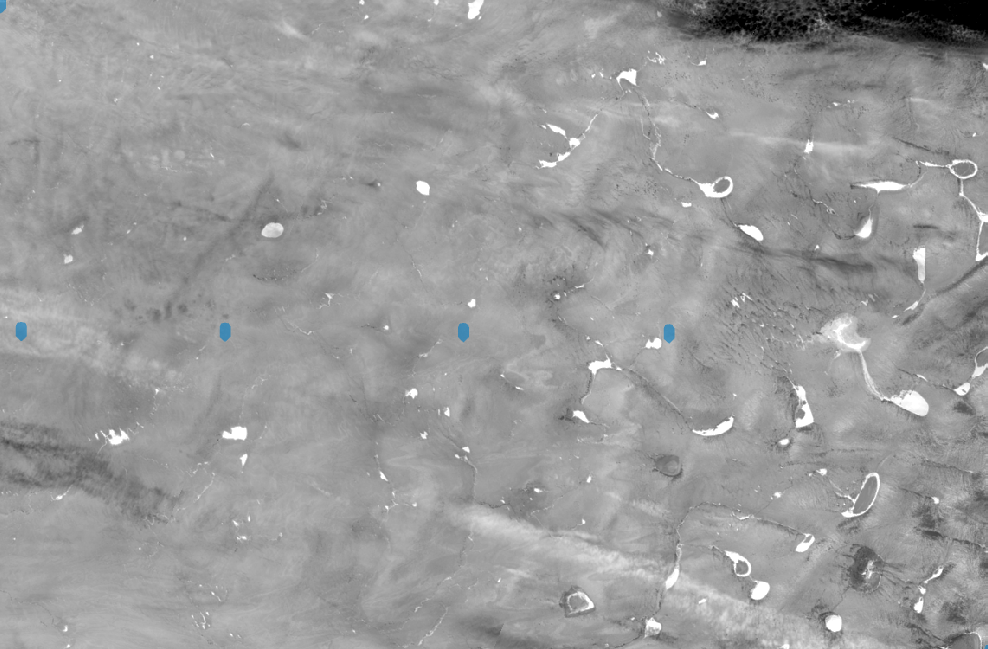
#> input picture Images/Final/2020/20200722.png, 988 x 649 px
$ jupyter execute --allow-errors Kmeans.ipynb
#> lines starting #> are read from the running program, lines starting #| are printed output that depends on the picture; after the words box and inside, x2 and y2 are one past the last pixel; in counts of white or black regions, pixels touching at a corner belong together; long printed decimals are rounded
[cell 1]
from matplotlib.image import imread
from sklearn.cluster import KMeans
import matplotlib.pyplot as plt
import numpy as np
from PIL import Image
import cv2
import pandas as pd
import glob
import os
from PIL import Image, ImageEnhance
import skimage as ski

import warnings
warnings.filterwarnings("ignore")

[cell 2]
# ----- Read filtered file -----
def read_reshape(nof):
    image = imread(nof)


    image.shape

    # image is represented in 3d matrix
    # first val is height
    # second val is width'
    # third val is # of color channels (RGBA)
    plt.title("Original image")
    plt.imshow(image)

    # -- Reshape image for processing ---
    X = image.reshape(-1,4)
    X.shape
    return X, image

[cell 3]
# Create n clusters of colors
def segment(X, image):
    kmeans = KMeans(n_clusters = num_clusters).fit(X)

    # -- Debugging
    # print(kmeans.cluster_centers_)
    # print(kmeans.labels_)

    segmented_image = kmeans.cluster_centers_[kmeans.labels_]
    # print(segemented_image)

    segmented_image = segmented_image.reshape(image.shape)
    segmented_image_pil = Image.fromarray((segmented_image * 255).astype(np.uint8))
    segmented_image_pil.save(f'./Images/Final/Classified/{date}.png')
    plt.title("Segmented Image")
    plt.imshow(segmented_image)
    return kmeans, segmented_image

[cell 4]
def get_colors(kmeans, segmented):
    color = list(kmeans.cluster_centers_[3][:3])
    plt.figure(figsize=(6, 4))
    for i, color in enumerate(list(kmeans.cluster_centers_)):
        plt.subplot(1, num_clusters, i+1)
        plt.title(f"{i}")
        plt.imshow([[color[:3]]])


    hash = {}
    for index, color in enumerate(list(kmeans.cluster_centers_)):
        hash[index] = list(color)


    sorted_hash = sorted(hash.items(), key = lambda x: x[1][2], reverse = False)
    print("Sorted: ", sorted_hash)
    return sorted_hash

[cell 5]
# from sklearn.metrics import silhouette_score
#kmeans.inertia_
## Calculate Silhouette score
# silhouette_score(X, kmeans.labels_)

[cell 6]
# Determine whether there are unknown regions
def get_water(sorted_hash):
    r1 = sorted_hash[0][1][0]
    g1 = sorted_hash[0][1][1]
    b1 = sorted_hash[0][1][2]

    r2 = sorted_hash[1][1][0]
    g2 = sorted_hash[1][1][1]
    b2 = sorted_hash[1][1][2]

    unknown = False
    blue = False
    if r1 < 0.03 and g1 < 0.03 and b1 < 0.03:
        print("Unkown region")
        unknown = True
    elif r1 < 0.4 or b1 > 0.7:
        print("Blue Region marked")
        blue = True

    if unknown and (r2 < 0.4 or b2 > 0.7):
        print("Blue Region marked")
        blue = True

    res = 0
    if unknown and blue:
        res = sorted_hash[2]
    elif unknown or blue:
        res = sorted_hash[1]
    else:
        res = sorted_hash[0]

    adjusted = [int(num*255) for num in res[1]]
    print("Water RGB before adjusted: ", res[1])
    print("Adjusted RGB: ", adjusted)
    return adjusted

[cell 7]
# - Split the image into respective sections -
def split(date):
    image = Image.open(f"./Images/Final/Classified/{date}.png")

    width, height = image.size

    # Define the coordinates for the vertical lines
    line1 = width / 4.4
    line2 = width / 2.13
    line3 = width / 1.48

    # Split the image into four regions
    region1 = image.crop((35, 0, line1, height))
    region2 = image.crop((line1, 0, line2, height))
    region3 = image.crop((line2, 0, line3, height))
    region4 = image.crop((line3, 0, width, height))


    # [15 lines of commented-out code are left out]

    li = [region1, region2, region3, region4]
    for i in range(len(li)):
        li[1].save(f'./Images/Final/Bin{i+1}/{date}.png')

    return region1, region2, region3, region4

[cell 8]
def get_individual(image, adjusted):
    image_array = np.array(image)

    # Reshape the image array to a 1D array of pixels
    pixels = image_array.reshape(-1, image_array.shape[-1])

    # Find the unique pixels
    unique_pixels, counts = np.unique(pixels, axis = 0, return_counts = True)

    data = {}
    for i, (pixel, num) in enumerate(zip(unique_pixels, counts)):
        r, g, b, a = pixel
        if int(r) == 0 and int(g) == 0 and int(b) == 0:
            print("Unknown spot detected during calculation...removing")
            continue
        else:
            data[tuple(pixel)] = num


    # adjusted corresponds to the rgb after converting it to 0-255
    if tuple(adjusted) in data:
        water = data[tuple(adjusted)]
    else:
        water = 0
    total_pixels = sum(data.values())

    if total_pixels != 0:
        ratio = round(water / total_pixels, 6)
        ratio *= 100
    else:
        ratio = 0
    return ratio

[cell 9]
def contrast(nof, year, date):
#> called with nof = './Images/Final/2020/20200722.png', year = '2020', date = '20200722'
    image = Image.open(nof)
#> image is the input picture: PIL image 988x649 RGBA; mean R, G, B, A 154.4, 154.5, 154.6, 255


    enhancer = ImageEnhance.Contrast(image)
    factor = 0.9
    newimg = enhancer.enhance(factor)

    brightness_factor = 1
    enhancer = ImageEnhance.Brightness(newimg)
    final_image = enhancer.enhance(brightness_factor)


    saturation_factor = 3.5
    enhancer = ImageEnhance.Color(final_image)
    img = enhancer.enhance(saturation_factor)
    img.save(f"./Images/Final/{year}/Adjusted/{date}.png")

[cell 10]
def get_data(date, year, name_of_file, num_clusters):
    out, original = read_reshape(name_of_file)
    kmeans, seg = segment(out, original)
    sorted_colors = get_colors(kmeans, seg)
#> sorted_colors = 12 items
    water = get_water(sorted_colors)
#> in get_water, `r1 = sorted_hash[0][1][0]`: r1 = 0.0907
#> in get_water, `r2 = sorted_hash[1][1][0]`: r2 = 0.25
#> in get_water, `res = sorted_hash[1]`: res = (4, [0.25, 0.25, 0.25, 1])
#> in get_water, `adjusted = [int(num*255) for num in res[1]]`: adjusted = [63, 63, 63, 255]
#| Water RGB before adjusted:  [0.25, 0.25, 0.25, 1.0]
#| Adjusted RGB:  [63, 63, 63, 255]
#> water = [63, 63, 63, 255]
    reg1, reg2, reg3, reg4 = split(date)
#> in split, `region1 = image.crop((35, 0, line1, height))`:
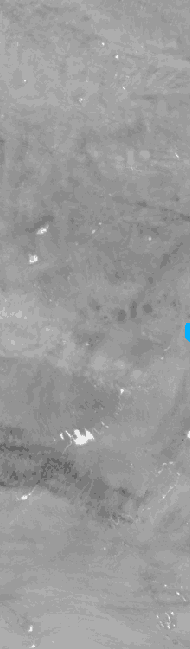
#> region1: PIL image 190x649 RGBA; mean R, G, B, A 154.6, 154.7, 154.8, 255
#> in split, `region2 = image.crop((line1, 0, line2, height))`:
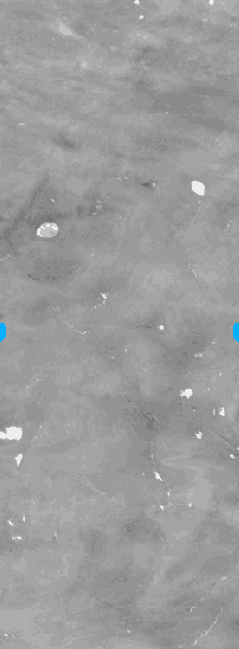
#> region2: PIL image 239x649 RGBA; mean R, G, B, A 155.6, 155.8, 155.9, 255
#> in split, `region3 = image.crop((line2, 0, line3, height))`:
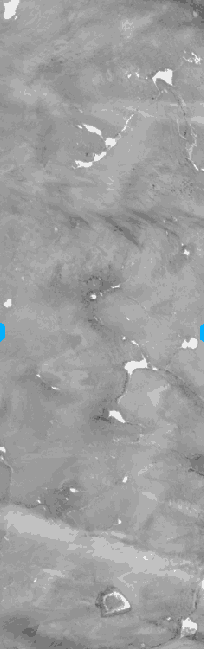
#> region3: PIL image 204x649 RGBA; mean R, G, B, A 158.9, 159.1, 159.2, 255
#> in split, `region4 = image.crop((line3, 0, width, height))`:
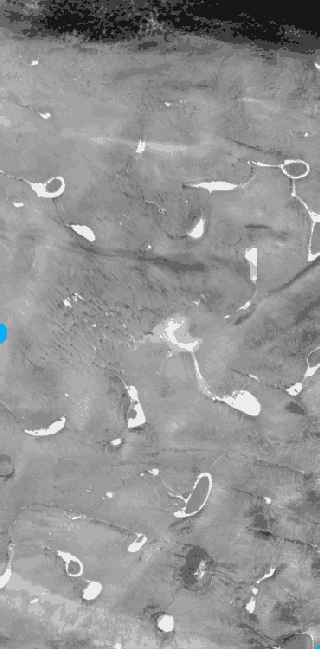
#> region4: PIL image 320x649 RGBA; mean R, G, B, A 146.4, 146.5, 146.5, 255
#> the loop in split, `for i in range(len(li)):` made 4 passes
    return water, reg1, reg2, reg3, reg4, seg

[cell 11]
data_bin1 = {}
data_bin2 = {}
data_bin3 = {}
data_bin4 = {}
data_no_bin = {}
year = "2020"
num_clusters = 12

water_color = {}

files = glob.glob(f"./Images/Final/{year}/*.png")
dates = [date[-12:-4] for date in files]
for date in dates:
    print("DATE:", date)
    name_of_file = f"./Images/Final/{year}/{date}.png"
    contrast(name_of_file, year, date)
    name_of_file = f"./Images/Final/{year}/Adjusted/{date}.png"
    water, reg1, reg2, reg3, reg4, seg = get_data(date, year, name_of_file, num_clusters)
#> water = [63, 63, 63, 255]
    water_color[date] = water[:3]
    li = [reg1, reg2, reg3, reg4]
    hash_li = [data_bin1, data_bin2, data_bin3, data_bin4]
    for i in range(len(li)):
        ratio = get_individual(li[i], water)
        print(f"Bin {i+1}: {ratio} on {date}")
        hash_li[i][date] = ratio
#> this loop made 4 passes
#> (counts in get_individual, water in get_individual, total_pixels in get_individual, ratio) on passes 1 to 2: ([83, 480, 3721, 12838, 26334, 34511, 31060, 13511, 505, 267], 0, 123310, 0), ([195, 27, 1243, 11023, 31725, 55849, 44528, 9103, 766, 652], 0, 155111, 0)
#> (water in get_individual, total_pixels in get_individual, ratio) on passes 3 to 4: (1, 132396, 0.0008), (5483, 207680, 2.64)
#| Bin 1: 0.0 on 20200722
#| Bin 2: 0.0 on 20200722
#| Bin 3: 0.0008 on 20200722
#| Bin 4: 2.6401 on 20200722
#> after the loop, hash_li = 4 items
    entire_image = Image.open(f"./Images/Final/Classified/{date}.png")
    ratio_total = get_individual(entire_image, water)
#> ratio_total = 0.856
    print(f"Total: {ratio_total} on {date}")
#| Total: 0.8557 on 20200722
    data_no_bin[date] = ratio_total
    print("\n")
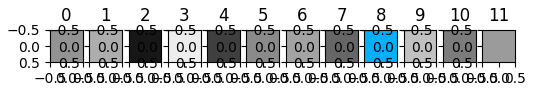
#> figure drawn by matplotlib, 12 panels

[cell 12]
print(data_bin1)
print(data_bin2)
print(data_bin3)
print(data_bin4)
print(data_no_bin)
#| {'20200722': 0.8557}

[cell 13]
data = {1: data_bin1, 2: data_bin2, 3: data_bin3, 4: data_bin4}

[cell 14]
def create_table():
    df = pd.DataFrame(columns = ["Year", "X", "Y", "Type", "Bands", "Bin"])
    dir = "./main.csv"
    if os.path.exists(dir):
        return
    else:
        print("Creating table...")
        df.to_csv(directory, index = False)

[cell 15]
def save_table(obj, year, method, bands, bin):
    create_table()
    new_obj = {"X": obj.keys(),
               "Y": obj.values(),
               "Year": year,
               "Type": method,
               "Bands": bands,
               "Bin": bin
              }
    df = pd.DataFrame(new_obj)
    temp = df.to_csv("./temp.csv", index = False)
    print("Appending")
    existing_df = pd.read_csv("./main.csv")
    new_df = pd.read_csv("./temp.csv")

    existing_df = pd.concat([existing_df, new_df], ignore_index = True)
    #existing_df = existing_df.drop_duplicates()
    existing_df = existing_df.sort_values(by="X")

    existing_df = existing_df.drop_duplicates(subset=["Year", "X", "Type", "Bands", "Bin"], keep="last")
    existing_df = existing_df.sort_values(by=["Bin", "Year"])
    existing_df.to_csv("./main.csv", index = False)

#> (a cell that did not finish here is left out)

#> (a cell that did not finish here is left out)


[cell 18]
print(water_color)
#| {'20200722': [63, 63, 63]}

[cell 19]
def test(year, date, obj, num):
    image = Image.open(f"./Images/Final/Classified/{date}.png")
    original = Image.open(f"./Images/Final/{year}/{date}.png")

    image_array = np.array(image)


    image_rgb = image_array[:, :, :3]


    target_color = np.array(obj[date])


    mask = np.all(image_rgb == target_color, axis=-1)


    filtered_image_array = np.zeros_like(image_array)
    filtered_image_array[mask] = image_array[mask]


    filtered_image = Image.fromarray(filtered_image_array)

    plt.figure(figsize=(13, 30))

    plt.subplot(9, 2,num)
    plt.title(f"Classified {date}")
    plt.imshow(filtered_image)

    plt.subplot(9,2,num+1)
    plt.title(f"Original {date}")
    plt.imshow(original)


for i, date in enumerate(dates):
    test(year, date, water_color, 2*i+1)
#> in test, `target_color = np.array(obj[date])`: target_color = [63, 63, 63]
#> in test, `mask = np.all(image_rgb == target_color, axis=-1)`:
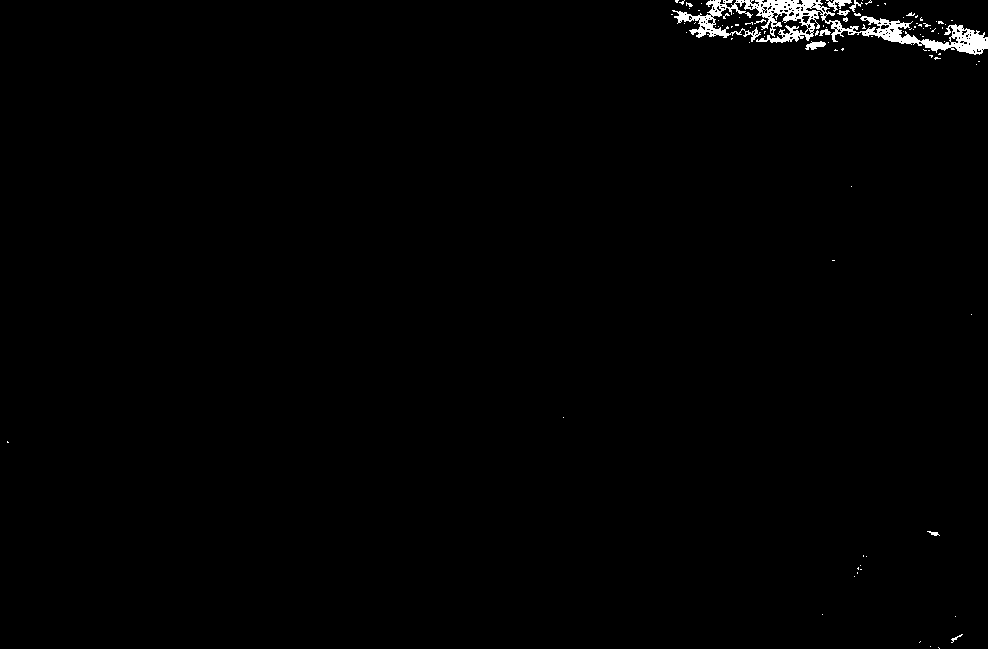
#> mask: shape (649, 988) bool; 0.86% white; 98 white regions (89 under 20 px), largest, box (x1, y1, x2, y2) and area: (672, 0, 988, 55) 4660, (826, 0, 852, 12) 128, (805, 41, 826, 50) 112
#> in test, `filtered_image_array[mask] = image_array[mask]`:
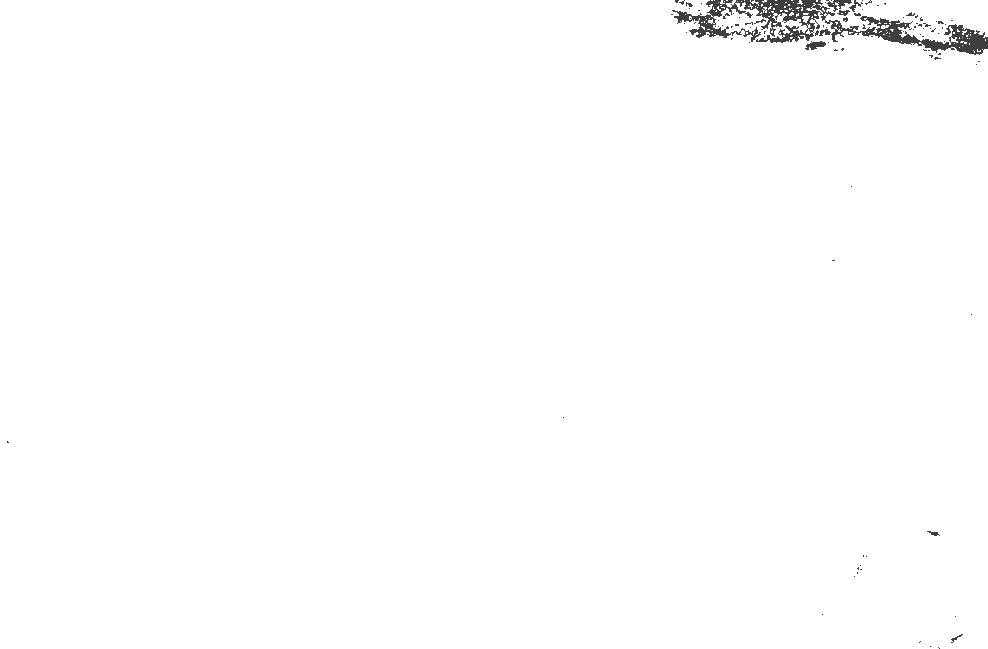
#> filtered_image_array: shape (649, 988, 4); mean R, G, B, A 0.5, 0.5, 0.5, 2.2; transparent parts drawn white

[cell 20]
image = Image.open("./Images/Final/2020/20200722.png")


enhancer = ImageEnhance.Contrast(image)
factor = 0.9
newimg = enhancer.enhance(factor)

brightness_factor = 1
enhancer = ImageEnhance.Brightness(newimg)
final_image = enhancer.enhance(brightness_factor)


saturation_factor = 3.2
enhancer = ImageEnhance.Color(final_image)
img = enhancer.enhance(saturation_factor)
plt.imshow(img)
